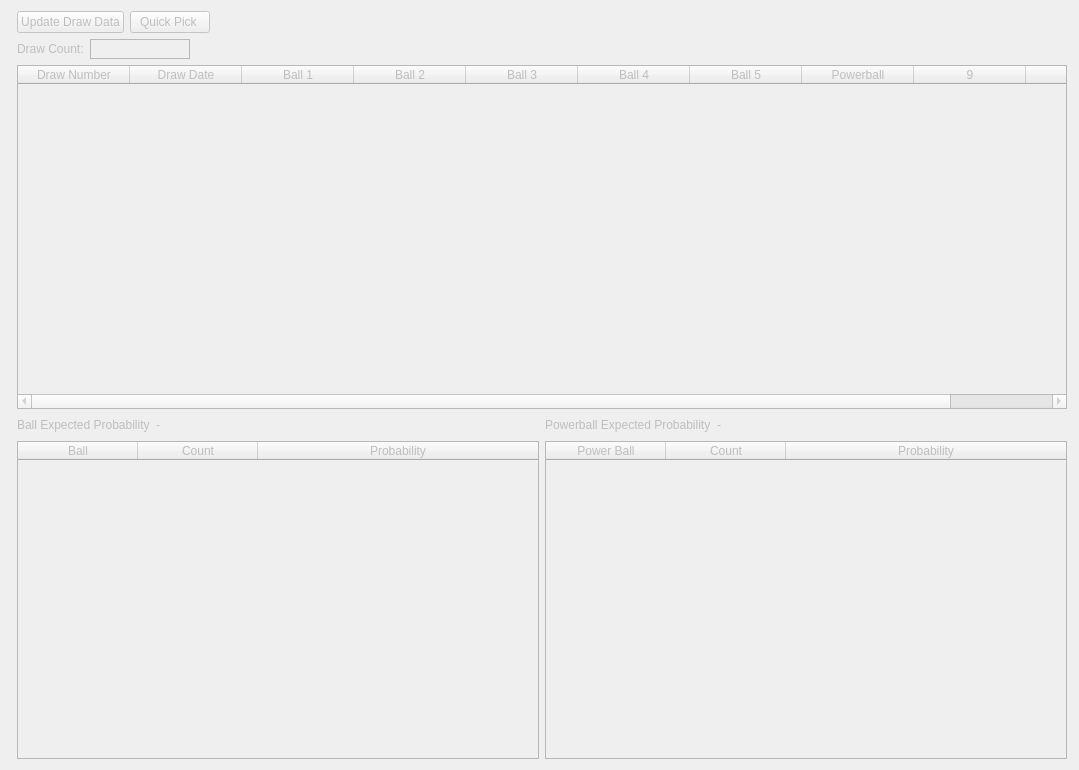
<?xml version="1.0" encoding="UTF-8"?>
<ui version="4.0">
 <class>LottoWidget</class>
 <widget class="QWidget" name="LottoWidget">
  <property name="enabled">
   <bool>false</bool>
  </property>
  <property name="geometry">
   <rect>
    <x>0</x>
    <y>0</y>
    <width>1079</width>
    <height>770</height>
   </rect>
  </property>
  <property name="sizePolicy">
   <sizepolicy hsizetype="Expanding" vsizetype="Expanding">
    <horstretch>0</horstretch>
    <verstretch>0</verstretch>
   </sizepolicy>
  </property>
  <property name="contextMenuPolicy">
   <enum>Qt::ActionsContextMenu</enum>
  </property>
  <property name="windowTitle">
   <string>Powerball</string>
  </property>
  <property name="windowOpacity">
   <double>6.000000000000000</double>
  </property>
  <property name="sizeGripEnabled" stdset="0">
   <bool>false</bool>
  </property>
  <layout class="QVBoxLayout" name="verticalLayout_3">
   <property name="leftMargin">
    <number>17</number>
   </property>
   <property name="rightMargin">
    <number>12</number>
   </property>
   <item>
    <layout class="QHBoxLayout" name="horizontalLayout">
     <item>
      <widget class="QPushButton" name="_updateDrawData">
       <property name="text">
        <string>Update Draw Data</string>
       </property>
       <property name="autoDefault">
        <bool>false</bool>
       </property>
      </widget>
     </item>
     <item>
      <widget class="QPushButton" name="_genQuickPick">
       <property name="text">
        <string>Quick Pick </string>
       </property>
       <property name="autoDefault">
        <bool>false</bool>
       </property>
      </widget>
     </item>
     <item>
      <spacer name="horizontalSpacer">
       <property name="orientation">
        <enum>Qt::Horizontal</enum>
       </property>
       <property name="sizeHint" stdset="0">
        <size>
         <width>40</width>
         <height>20</height>
        </size>
       </property>
      </spacer>
     </item>
    </layout>
   </item>
   <item>
    <layout class="QHBoxLayout" name="horizontalLayout_3">
     <item>
      <widget class="QLabel" name="label">
       <property name="text">
        <string>Draw Count:</string>
       </property>
      </widget>
     </item>
     <item>
      <widget class="QLabel" name="_drawCount">
       <property name="minimumSize">
        <size>
         <width>100</width>
         <height>0</height>
        </size>
       </property>
       <property name="frameShape">
        <enum>QFrame::StyledPanel</enum>
       </property>
       <property name="frameShadow">
        <enum>QFrame::Sunken</enum>
       </property>
       <property name="text">
        <string/>
       </property>
       <property name="alignment">
        <set>Qt::AlignRight|Qt::AlignTrailing|Qt::AlignVCenter</set>
       </property>
      </widget>
     </item>
     <item>
      <spacer name="horizontalSpacer_2">
       <property name="orientation">
        <enum>Qt::Horizontal</enum>
       </property>
       <property name="sizeHint" stdset="0">
        <size>
         <width>40</width>
         <height>20</height>
        </size>
       </property>
      </spacer>
     </item>
    </layout>
   </item>
   <item>
    <widget class="QTableWidget" name="_drawTable">
     <property name="columnCount">
      <number>10</number>
     </property>
     <attribute name="horizontalHeaderDefaultSectionSize">
      <number>112</number>
     </attribute>
     <attribute name="horizontalHeaderStretchLastSection">
      <bool>true</bool>
     </attribute>
     <attribute name="verticalHeaderVisible">
      <bool>false</bool>
     </attribute>
     <column>
      <property name="text">
       <string>Draw Number</string>
      </property>
     </column>
     <column>
      <property name="text">
       <string>Draw Date</string>
      </property>
     </column>
     <column>
      <property name="text">
       <string>Ball 1</string>
      </property>
     </column>
     <column>
      <property name="text">
       <string>Ball 2</string>
      </property>
     </column>
     <column>
      <property name="text">
       <string>Ball 3</string>
      </property>
     </column>
     <column>
      <property name="text">
       <string>Ball 4</string>
      </property>
     </column>
     <column>
      <property name="text">
       <string>Ball 5</string>
      </property>
     </column>
     <column>
      <property name="text">
       <string>Powerball</string>
      </property>
     </column>
     <column/>
     <column/>
    </widget>
   </item>
   <item>
    <layout class="QHBoxLayout" name="horizontalLayout_5">
     <item>
      <layout class="QVBoxLayout" name="verticalLayout">
       <item>
        <layout class="QHBoxLayout" name="horizontalLayout_2">
         <item>
          <widget class="QLabel" name="label_2">
           <property name="text">
            <string>Ball Expected Probability</string>
           </property>
          </widget>
         </item>
         <item>
          <widget class="QLabel" name="_numberProbability">
           <property name="text">
            <string>-</string>
           </property>
           <property name="alignment">
            <set>Qt::AlignRight|Qt::AlignTrailing|Qt::AlignVCenter</set>
           </property>
          </widget>
         </item>
         <item>
          <spacer name="horizontalSpacer_3">
           <property name="orientation">
            <enum>Qt::Horizontal</enum>
           </property>
           <property name="sizeHint" stdset="0">
            <size>
             <width>40</width>
             <height>20</height>
            </size>
           </property>
          </spacer>
         </item>
        </layout>
       </item>
       <item>
        <widget class="QTableWidget" name="_ballFreqTable">
         <attribute name="horizontalHeaderDefaultSectionSize">
          <number>120</number>
         </attribute>
         <attribute name="horizontalHeaderStretchLastSection">
          <bool>true</bool>
         </attribute>
         <attribute name="verticalHeaderVisible">
          <bool>false</bool>
         </attribute>
         <column>
          <property name="text">
           <string>Ball</string>
          </property>
         </column>
         <column>
          <property name="text">
           <string>Count</string>
          </property>
         </column>
         <column>
          <property name="text">
           <string>Probability</string>
          </property>
         </column>
        </widget>
       </item>
      </layout>
     </item>
     <item>
      <layout class="QVBoxLayout" name="verticalLayout_2">
       <item>
        <layout class="QHBoxLayout" name="horizontalLayout_4">
         <item>
          <widget class="QLabel" name="label_3">
           <property name="text">
            <string>Powerball Expected Probability</string>
           </property>
          </widget>
         </item>
         <item>
          <widget class="QLabel" name="_pBallProbability">
           <property name="text">
            <string>-</string>
           </property>
           <property name="alignment">
            <set>Qt::AlignRight|Qt::AlignTrailing|Qt::AlignVCenter</set>
           </property>
          </widget>
         </item>
         <item>
          <spacer name="horizontalSpacer_4">
           <property name="orientation">
            <enum>Qt::Horizontal</enum>
           </property>
           <property name="sizeHint" stdset="0">
            <size>
             <width>40</width>
             <height>20</height>
            </size>
           </property>
          </spacer>
         </item>
        </layout>
       </item>
       <item>
        <widget class="QTableWidget" name="_pBallFreqTable">
         <attribute name="horizontalHeaderDefaultSectionSize">
          <number>120</number>
         </attribute>
         <attribute name="horizontalHeaderStretchLastSection">
          <bool>true</bool>
         </attribute>
         <attribute name="verticalHeaderVisible">
          <bool>false</bool>
         </attribute>
         <attribute name="verticalHeaderHighlightSections">
          <bool>false</bool>
         </attribute>
         <column>
          <property name="text">
           <string>Power Ball</string>
          </property>
         </column>
         <column>
          <property name="text">
           <string>Count</string>
          </property>
         </column>
         <column>
          <property name="text">
           <string>Probability</string>
          </property>
         </column>
        </widget>
       </item>
      </layout>
     </item>
    </layout>
   </item>
  </layout>
 </widget>
 <layoutdefault spacing="6" margin="11"/>
 <resources/>
 <connections/>
</ui>
